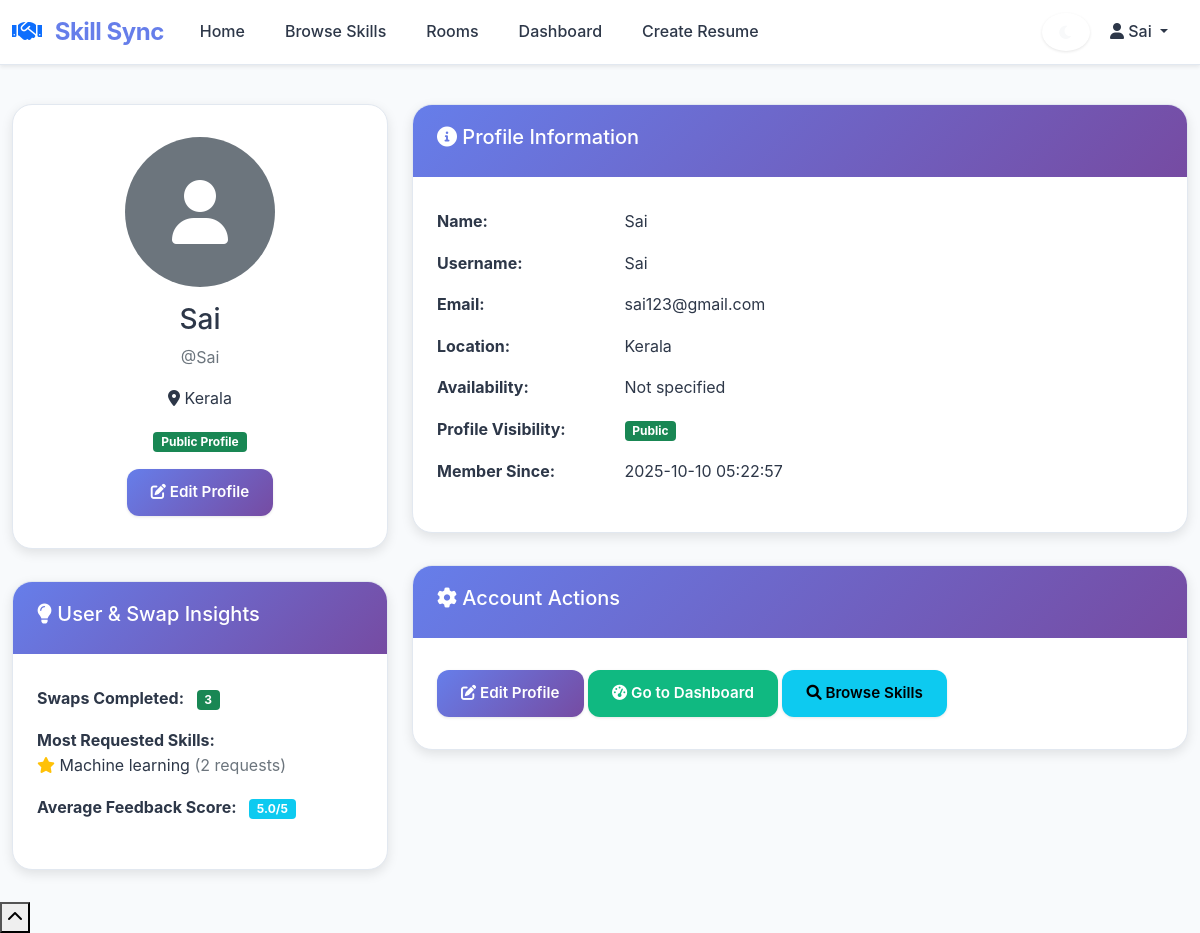
The page /profile (signed in) on the database its author committed.
### tables this page shows
CREATE TABLE users (
            id INTEGER PRIMARY KEY AUTOINCREMENT,
            username TEXT UNIQUE NOT NULL,
            email TEXT UNIQUE NOT NULL,
            password_hash TEXT NOT NULL,
            name TEXT NOT NULL,
            location TEXT,
            profile_photo TEXT,
            is_public INTEGER DEFAULT 1,
            availability TEXT,
            is_admin INTEGER DEFAULT 0,
            is_banned INTEGER DEFAULT 0,
            created_at TIMESTAMP DEFAULT CURRENT_TIMESTAMP
        );

CREATE TABLE skills_offered (
            id INTEGER PRIMARY KEY AUTOINCREMENT,
            user_id INTEGER,
            skill_name TEXT NOT NULL,
            description TEXT,
            is_approved INTEGER DEFAULT 1,
            created_at TIMESTAMP DEFAULT CURRENT_TIMESTAMP,
            FOREIGN KEY (user_id) REFERENCES users (id)
        );

### app.py (the view)
@app.route('/profile')
def profile():
    if 'user_id' not in session:
        return redirect(url_for('login'))
    conn = get_db_connection()
    user_id = session['user_id']
    user = conn.execute('SELECT * FROM users WHERE id = ?', (user_id,)).fetchone()
    swaps_completed = conn.execute('''
        SELECT COUNT(*) as count FROM swap_requests
        WHERE (requester_id = ? OR provider_id = ?) AND status = 'accepted'
    ''', (user_id, user_id)).fetchone()['count']
    most_requested_skills = conn.execute('''
        SELECT so.skill_name, COUNT(sr.id) as request_count
        FROM skills_offered so
        LEFT JOIN swap_requests sr ON sr.offered_skill_id = so.id
        WHERE so.user_id = ?
        GROUP BY so.skill_name
        ORDER BY request_count DESC
        LIMIT 3
    ''', (user_id,)).fetchall()
    avg_feedback = conn.execute('''
        SELECT AVG(rating) as avg FROM ratings WHERE rated_id = ?
    ''', (user_id,)).fetchone()['avg']
    busiest = conn.execute('''
        SELECT strftime('%w', updated_at) as day, strftime('%H', updated_at) as hour, COUNT(*) as cnt
        FROM swap_requests
        WHERE (requester_id = ? OR provider_id = ?) AND status = 'accepted'
        GROUP BY day, hour
        ORDER BY cnt DESC
        LIMIT 1
    ''', (user_id, user_id)).fetchone()
    busiest_day = None
    busiest_hour = None
    if busiest:
        days = ['Sunday', 'Monday', 'Tuesday', 'Wednesday', 'Thursday', 'Friday', 'Saturday']
        busiest_day = days[int(busiest['day'])]
        busiest_hour = f"{int(busiest['hour']):02d}:00"
    conn.close()
    return render_template('profile.html', user=user,
        swaps_completed=swaps_completed,
        most_requested_skills=most_requested_skills,
        avg_feedback=avg_feedback,
        busiest_day=busiest_day,
        busiest_hour=busiest_hour
    )

### app.py (called while the page is built)
def get_db_connection():
    conn = sqlite3.connect('skillswap.db')
    conn.row_factory = sqlite3.Row
    return conn

### templates/profile.html (shortened to what this page needs)
{% extends "base.html" %}
{% block content %}
<div class="row">
    <div class="col-lg-4">
        <div class="card">
            <div class="card-body text-center">
                {% if user.profile_photo %}
                    <img src="{{ url_for('static', filename='uploads/' + user.profile_photo) }}"
                         class="rounded-circle mb-3" width="150" height="150" alt="Profile Photo">
                {% else %}
                    <div class="bg-secondary rounded-circle mx-auto mb-3 d-flex align-items-center justify-content-center"
                         style="width: 150px; height: 150px;">
                        <i class="fas fa-user fa-4x text-white"></i>
                    </div>
                {% endif %}
                <h3>{{ user.name }}</h3>
                <p class="text-muted">@{{ user.username }}</p>
                {% if user.location %}
                    <p><i class="fas fa-map-marker-alt"></i> {{ user.location }}</p>
                {% endif %}
                <div class="mb-3">
                    <span class="badge bg-{{ 'success' if user.is_public else 'warning' }}">
                        {{ 'Public Profile' if user.is_public else 'Private Profile' }}
                    </span>
                </div>
                <a href="{{ url_for('edit_profile') }}" class="btn btn-primary">
                    <i class="fas fa-edit"></i> Edit Profile
                </a>
            </div>
        </div>
        <div class="card mt-3">
            <div class="card-header">
                <h5><i class="fas fa-lightbulb"></i> User & Swap Insights</h5>
            </div>
            <div class="card-body">
                <div class="mb-3">
                    <strong>Swaps Completed:</strong>
                    <span class="badge bg-success ms-2">{{ swaps_completed or 0 }}</span>
                </div>
                <div class="mb-3">
                    <strong>Most Requested Skills:</strong>
                    {% if most_requested_skills and most_requested_skills|length > 0 %}
                        <ul class="list-unstyled mb-0">
                            {% for skill in most_requested_skills %}
                                <li><i class="fas fa-star text-warning"></i> {{ skill['skill_name'] }} <span class="text-muted">({{ skill['request_count'] }} requests)</span></li>
                            {% endfor %}
                        </ul>
                    {% else %}
                        <span class="text-muted">No data yet</span>
                    {% endif %}
                </div>
                <div class="mb-3">
                    <strong>Average Feedback Score:</strong>
                    {% if avg_feedback %}
                        <span class="badge bg-info ms-2">{{ avg_feedback|round(2) }}/5</span>
                    {% else %}
                        <span class="text-muted">No ratings yet</span>
                    {% endif %}
                </div>
            </div>
        </div>
    </div>
    <div class="col-lg-8">
        <div class="card">
            <div class="card-header">
                <h5><i class="fas fa-info-circle"></i> Profile Information</h5>
            </div>
            <div class="card-body">
                <div class="row mb-3">
                    <div class="col-sm-3"><strong>Name:</strong></div>
                    <div class="col-sm-9">{{ user.name }}</div>
                </div>
                <div class="row mb-3">
                    <div class="col-sm-3"><strong>Username:</strong></div>
                    <div class="col-sm-9">{{ user.username }}</div>
                </div>
                <div class="row mb-3">
                    <div class="col-sm-3"><strong>Email:</strong></div>
                    <div class="col-sm-9">{{ user.email }}</div>
                </div>
                <div class="row mb-3">
                    <div class="col-sm-3"><strong>Location:</strong></div>
                    <div class="col-sm-9">{{ user.location or 'Not specified' }}</div>
                </div>
                <div class="row mb-3">
                    <div class="col-sm-3"><strong>Availability:</strong></div>
                    <div class="col-sm-9">{{ user.availability or 'Not specified' }}</div>
                </div>
                <div class="row mb-3">
                    <div class="col-sm-3"><strong>Profile Visibility:</strong></div>
                    <div class="col-sm-9">
                        <span class="badge bg-{{ 'success' if user.is_public else 'warning' }}">
                            {{ 'Public' if user.is_public else 'Private' }}
                        </span>
                    </div>
                </div>
                <div class="row mb-3">
                    <div class="col-sm-3"><strong>Member Since:</strong></div>
                    <div class="col-sm-9">{{ user.created_at }}</div>
                </div>
            </div>
        </div>
        <div class="card mt-3">
            <div class="card-header">
                <h5><i class="fas fa-cog"></i> Account Actions</h5>
            </div>
            <div class="card-body">
                <div class="d-grid gap-2 d-md-block">
                    <a href="{{ url_for('edit_profile') }}" class="btn btn-primary">
                        <i class="fas fa-edit"></i> Edit Profile
                    </a>
                    <a href="{{ url_for('dashboard') }}" class="btn btn-success">
                        <i class="fas fa-tachometer-alt"></i> Go to Dashboard
                    </a>
                    <a href="{{ url_for('browse_skills') }}" class="btn btn-info">
                        <i class="fas fa-search"></i> Browse Skills
                    </a>
                </div>
            </div>
        </div>
    </div>
</div>
{% endblock %}

### static/css/style.css (style rules this page uses)
:root { --primary: #667eea; --primary-dark: #5a67d8; --primary-light: #a5b4fc; --secondary: #764ba2; --accent: #ffd89b; --success: #10b981; --danger: #ef4444; --warning: #f59e0b; --bg-light: #f8fafc; --bg-white: #ffffff; --bg-dark: #1a1a2e; --text-main: #2d3748; --text-muted: #718096; --text-light: #a0aec0; --border-light: #e2e8f0; --shadow-sm: 0 1px 3px rgba(0, 0, 0, 0.1); --shadow-md: 0 4px 12px rgba(0, 0, 0, 0.1); --shadow-lg: 0 10px 25px rgba(0, 0, 0, 0.15); --radius-sm: 8px; --radius-md: 12px; --radius-lg: 20px; }
body { font-family: 'Inter', 'Segoe UI', -apple-system, BlinkMacSystemFont, sans-serif; background: var(--bg-light); color: var(--text-main); min-height: 100vh; padding-top: 80px; font-size: 1rem; line-height: 1.6; -webkit-font-smoothing: antialiased; -moz-osx-font-smoothing: grayscale; }
.card { border: 1px solid var(--border-light); border-radius: var(--radius-lg); box-shadow: var(--shadow-md); background: var(--bg-white); margin-bottom: 2rem; transition: all 0.3s ease; overflow: hidden; }
.card-header { background: linear-gradient(135deg, var(--primary) 0%, var(--secondary) 100%); color: white; font-weight: 600; border-bottom: none; border-radius: var(--radius-lg) var(--radius-lg) 0 0; font-size: 1.1rem; padding: 1.25rem 1.5rem; }
.card-body { padding: 2rem 1.5rem; }
.btn { border-radius: var(--radius-md); font-weight: 600; padding: 0.75rem 1.5rem; font-size: 0.95rem; transition: all 0.3s ease; box-shadow: var(--shadow-sm); border: none; position: relative; overflow: hidden; }
.btn::before { content: ''; position: absolute; top: 0; left: -100%; width: 100%; height: 100%; background: linear-gradient(90deg, transparent, rgba(255, 255, 255, 0.2), transparent); transition: left 0.5s; }
.btn-primary { background: linear-gradient(135deg, var(--primary) 0%, var(--secondary) 100%); color: white; }
.btn-success { background: var(--success); color: white; }

### rows shown on the page
users: name "Sai", username "Sai", location "Kerala", is_public "Public Profile", email "sai123@gmail.com", is_public "Public", created_at "2025-10-10 05:22:57"
skills_offered: skill_name "Machine learning", request_count "2"

### other values the page prints
{{ session.username }} "Sai"
{{ swaps_completed or 0 }} "3"
{{ avg_feedback|round(2) }} "5.0"
{{ user.availability or 'Not specified' }} "Not specified"
